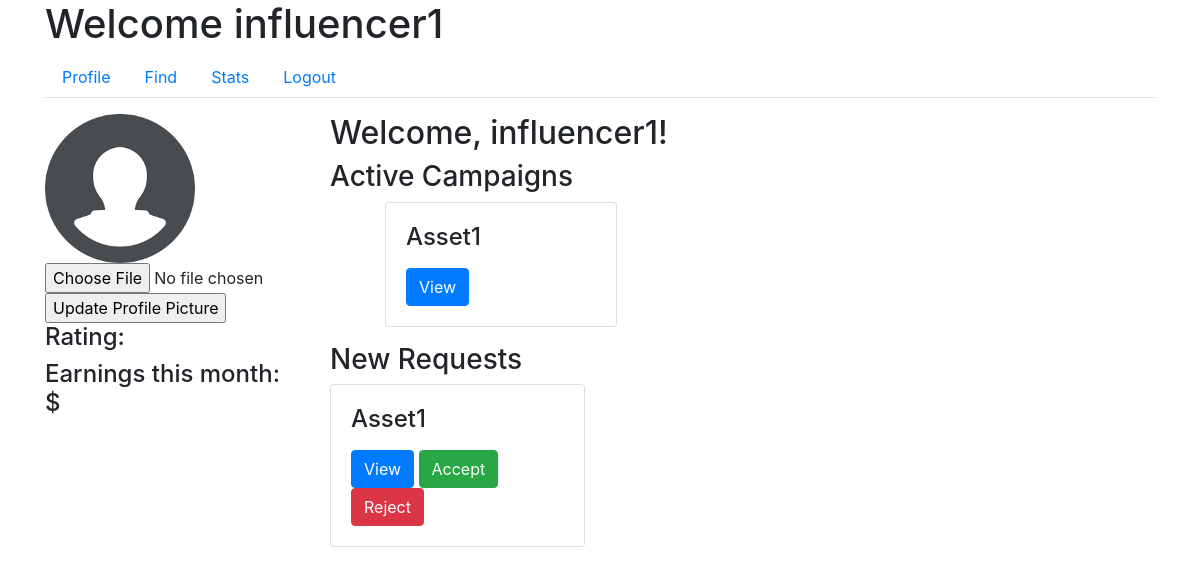
Before: /influencer/profile (signed in) with the older database file.
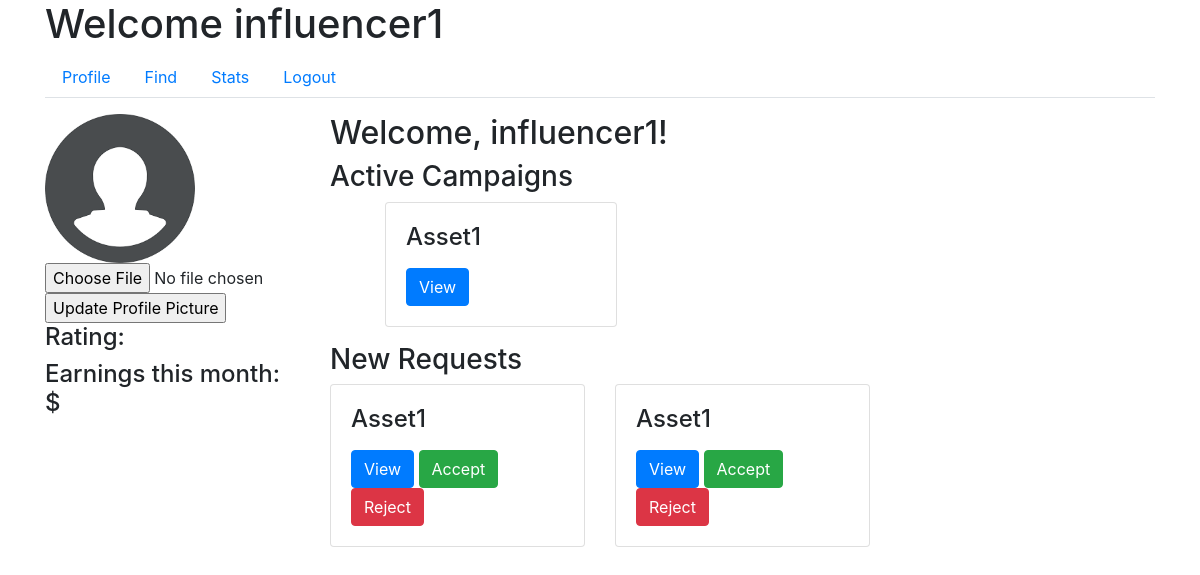
After: the same page with the newer database file.
### app/models.py (models this page shows, shortened)
class User(UserMixin, db.Model):
    id = db.Column(db.Integer, primary_key=True)
    username = db.Column(db.String(64), unique=True, nullable=False)
    email = db.Column(db.String(120), unique=True, nullable=False)
    password_hash = db.Column(db.String(128), nullable=False)
    role = db.Column(db.String(20), nullable=False)
    industry = db.Column(db.String(120))  # For Sponsors
    platforms = db.Column(db.Text)  # For Influencers
    category = db.Column(db.String(120))  # For Influencers
    niche = db.Column(db.String(120))  # For Influencers
    profile_pic = db.Column(db.String(20), nullable=False, default='download.png')

class Campaign(db.Model):
    id = db.Column(db.Integer, primary_key=True)
    name = db.Column(db.String(100), nullable=False)
    description = db.Column(db.Text, nullable=False)
    budget = db.Column(db.Float, nullable=False)
    visibility = db.Column(db.String(10), nullable=False)  # 'public', 'private'
    user_id = db.Column(db.Integer, db.ForeignKey('user.id'), nullable=False)
    ad_requests = db.relationship('AdRequest', backref='campaign', lazy=True)

class AdRequest(db.Model):
    id = db.Column(db.Integer, primary_key=True)
    campaign_id = db.Column(db.Integer, db.ForeignKey('campaign.id'), nullable=False)
    influencer_id = db.Column(db.Integer, db.ForeignKey('user.id'), nullable=False)
    requirements = db.Column(db.Text, nullable=False)
    payment_amount = db.Column(db.Float, nullable=False)
    status_influencer = db.Column(db.String(10), nullable=False)
    status_sponsor = db.Column(db.String(10), nullable=False)

### app/routes.py (the view)
@main.route('/influencer/profile')
@login_required
def influencer_profile():
    if current_user.role != 'influencer':
        return redirect(url_for('main.home'))
    influencer = current_user
    active_campaigns = Campaign.query.join(AdRequest, Campaign.id == AdRequest.campaign_id)\
    .filter(AdRequest.status_influencer == 'Accepted', AdRequest.influencer_id == influencer.id).all()
    new_requests = AdRequest.query.filter_by(influencer_id=influencer.id, status_influencer='Pending').all()
    return render_template('influencer_profile.html',
                           influencer=influencer,
                           active_campaigns=active_campaigns,
                           new_requests=new_requests)

### app/models.py (called while the page is built)
@login_manager.user_loader
def load_user(user_id):
    return User.query.get(int(user_id))

### app/templates/influencer_profile.html (shortened to what this page needs)
{% extends "influencer_dashboard.html" %}
{% block tab_content %}
<div class="row">
    <div class="col-md-3">
        <div class="profile-sidebar">
            <img src="{{ url_for('static', filename='profile_pics/' + current_user.profile_pic) }}" alt="Profile Picture">
            <form action="{{ url_for('main.update_profile_pic') }}" method="POST" enctype="multipart/form-data">
                <input type="file" name="profile_pic">
                <input type="submit" value="Update Profile Picture">
            </form>
            <div class="profile-stats">
                <h4>Rating: {{ influencer.rating }}</h4>
                <h4>Earnings this month: ${{ influencer.earnings }}</h4>
            </div>
        </div>
    </div>
    <div class="col-md-9">
        <div class="profile-main">
            <h2>Welcome, {{ current_user.username }}!</h2>
            <h3>Active Campaigns</h3>
            <ul>
                {% for campaign in active_campaigns %}
                <div class="col-md-4">
                    <div class="request-box card">
                        <div class="card-body">
                            <h4 class="card-title">{{ campaign.name }}</h4>
                            <button class="btn btn-primary" data-toggle="modal" data-target="#campaignModal" data-id="{{ campaign.id }}">View</button>
                        </div>
                    </div>
                </div>
                {% endfor %}
            </ul>
            <h3>New Requests</h3>
            <div class="row">
                {% for request in new_requests %}
                <div class="col-md-4">
                    <div class="request-box card">
                        <div class="card-body">
                            <h4 class="card-title">{{ request.campaign.name }}</h4>
                            <button class="btn btn-primary" data-toggle="modal" data-target="#campaignModal" data-id="{{ request.campaign.id }}">View</button>
                            <a href="{{ url_for('main.accept_request_influencer', id=request.id) }}" class="btn btn-success">Accept</a>
                            <a href="{{ url_for('main.reject_request_influencer', id=request.id) }}" class="btn btn-danger">Reject</a>
                        </div>
                    </div>
                </div>
                {% endfor %}
            </div>
        </div>
    </div>
</div>
{% endblock %}

### app/templates/influencer_dashboard.html (shortened to what this page needs)
{% extends "base.html" %}
{% block content %}
<h1>Welcome {{ current_user.username }}</h1>
<ul class="nav nav-tabs">
    <li class="nav-item">
        <a class="nav-link" href="{{ url_for('main.influencer_profile') }}">Profile</a>
    </li>
    <li class="nav-item">
        <a class="nav-link" href="{{ url_for('main.influencer_find') }}">Find</a>
    </li>
    <li class="nav-item">
        <a class="nav-link" href="{{ url_for('main.influencer_stats') }}">Stats</a>
    </li>
    <li class="nav-item">
        <a class="nav-link" href="{{ url_for('main.logout') }}">Logout</a>
    </li>
</ul>
<div class="tab-content mt-3">
    {% block tab_content %}{% endblock %}
</div>
{% endblock %}

### app/templates/base.html (shortened to what this page needs)
<!DOCTYPE html>
<html lang="en">
<head>
    <link rel="stylesheet" href="https://maxcdn.bootstrapcdn.com/bootstrap/4.0.0/css/bootstrap.min.css">
    <link href="https://stackpath.bootstrapcdn.com/bootstrap/4.3.1/css/bootstrap.min.css" rel="stylesheet">
    <link rel="stylesheet" href="{{ url_for('static', filename='css/styles.css') }}">
</head>
<body>
    <div class="container">
        {% block content %}{% endblock %}
    </div>
</body>
</html>

### app/static/css/styles.css (style rules this page uses)
.profile-sidebar img { max-width: 150px; max-height: 150px; object-fit: cover; }

Changed rows visible on the page:
added AdRequest: campaign.name "Asset1"
